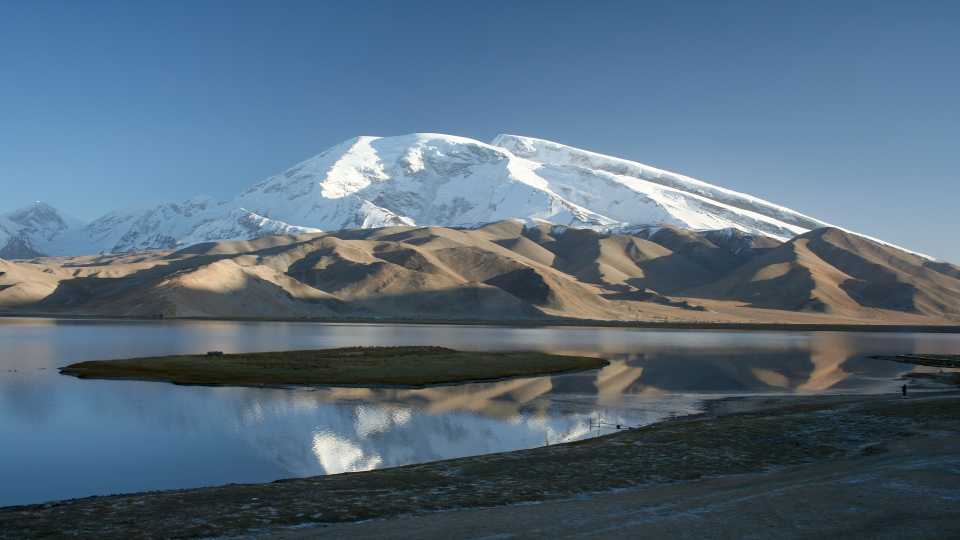
#> input picture dvpp_sample_input_data/dvpp_jpegd_decode_1920x1080.jpg, 1920 x 1080 px (shown at 1/2 size)
$ python img2bin.py --input ../dvpp_sample_input_data/dvpp_jpegd_decode_1920x1080.jpg --width 100 --height 100 --output_type out.png
#> lines starting #> are read from the running program, lines starting #| are printed output that depends on the picture
#> in process, input_img is the input picture: shape (1080, 1920, 3); mean B, G, R 125.4, 108, 86.8
# -*- coding: UTF-8 -*-
#
#   =======================================================================
#
# Copyright (C) 2018, Hisilicon Technologies Co., Ltd. All Rights Reserved.
#
# Redistribution and use in source and binary forms, with or without
# modification, are permitted provided that the following conditions are met:
#
#   1 Redistributions of source code must retain the above copyright notice,
#     this list of conditions and the following disclaimer.
#
#   2 Redistributions in binary form must reproduce the above copyright notice,
#     this list of conditions and the following disclaimer in the documentation
#     and/or other materials provided with the distribution.
#
#   3 Neither the names of the copyright holders nor the names of the
#   contributors may be used to endorse or promote products derived from this
#   software without specific prior written permission.
#
# THIS SOFTWARE IS PROVIDED BY THE COPYRIGHT HOLDERS AND CONTRIBUTORS "AS IS"
# AND ANY EXPRESS OR IMPLIED WARRANTIES, INCLUDING, BUT NOT LIMITED TO, THE
# IMPLIED WARRANTIES OF MERCHANTABILITY AND FITNESS FOR A PARTICULAR PURPOSE
# ARE DISCLAIMED. IN NO EVENT SHALL THE COPYRIGHT HOLDER OR CONTRIBUTORS BE
# LIABLE FOR ANY DIRECT, INDIRECT, INCIDENTAL, SPECIAL, EXEMPLARY, OR
# CONSEQUENTIAL DAMAGES (INCLUDING, BUT NOT LIMITED TO, PROCUREMENT OF
# SUBSTITUTE GOODS OR SERVICES; LOSS OF USE, DATA, OR PROFITS; OR BUSINESS
# INTERRUPTION) HOWEVER CAUSED AND ON ANY THEORY OF LIABILITY, WHETHER IN
# CONTRACT, STRICT LIABILITY, OR TORT (INCLUDING NEGLIGENCE OR OTHERWISE)
# ARISING IN ANY WAY OUT OF THE USE OF THIS SOFTWARE, EVEN IF ADVISED OF THE
# POSSIBILITY OF SUCH DAMAGE.
#   =======================================================================
from __future__ import print_function
import argparse
import os
import sys
import json
# import getpass

IMG_EXT = ['.jpg', '.JPG', '.png', '.PNG', '.bmp', '.BMP', '.jpeg', '.JPEG']

try:
    import cv2 as cv
except ImportError:
    if sys.version_info.major == 2:
        confirm = raw_input("[info] Begin to install opencv-python, input[Y/N]:")
    else:
        confirm = input("[info] Begin to install opencv-python, input[Y/N]:")

    if confirm == 'Y' or confirm == 'y':
        print('[info] Starting to install opencv-python...')
        if sys.version_info.major == 2:
            import commands
            retu, output = commands.getstatusoutput("sudo yum install -y opencv-python")
            if retu != 0:
                retu, output = commands.getstatusoutput("sudo apt-get install -y python-opencv")
                if retu != 0:
                    print('[ERROR] install opencv-python failed,please check env.')
                    exit(0)
        else:
            retu = os.system('sudo python3 -m pip install opencv-python')
            if retu != 0:
                print('[ERROR] install opencv-python failed,please check env.')
                exit(0)

        import cv2 as cv
    else:
        print("[info] The installation has been cancled.")
        exit(0)

try:
    import numpy as np
except ImportError:
    if sys.version_info.major == 2:
        os.system('pip2 install numpy')
    else:
        os.system('python3 -m pip install numpy')
    import numpy as np

def get_args():
    parser = argparse.ArgumentParser(
        conflict_handler='resolve',
        description='''eg1: python2 img2bin.py
         -i ./images -w 416 -h 416 -f BGR -a NHWC -t uint8 -m [104,117,123] -c [1,1,1] -o ./out
         eg2: python2 img2bin.py -i ./test.txt -t uint8 -o ./out''')
    parser.add_argument('-i', '--input', required=True, type=str, \
        help='folder of input image or file of other input.')
    parser.add_argument('-w', '--width', required=True, type=int, \
        help='resized image width before inference.')
    parser.add_argument('-h', '--height', required=True, type=int, \
        help='resized image height before inference.')
    parser.add_argument('-f', '--output_image_format', default='BGR', type=str, \
        help='output image format in (BGR/RGB/YUV/GRAY).')
    parser.add_argument('-a', '--output_format', default='NCHW', type=str, \
        help='output format in (NCHW/NHWC).')
    parser.add_argument('-t', '--output_type', required=True, type=str, \
        help='output type in (float32/uint8/int32/uint32).')
    parser.add_argument('-m', '--mean', default='[0, 0, 0]', \
        help='reduce mean for each channel.')
    parser.add_argument('-c', '--coefficient', default='[1, 1, 1]', \
        help='multiplying coefficients for each channel.')
    parser.add_argument('-o', '--output', default='./', \
        help='output path.')
    return parser.parse_args()


def eprint(*args, **kwargs):
    """print error message to stderr
    """
    print(*args, file=sys.stderr, **kwargs)


def check_args(args):
    """
    check console parameters according to restrictions.
    return: True or False
    """
    check_flag = True
    is_dir = True
    if os.path.isdir(args.input):
        if not os.listdir(args.input):
            eprint('[ERROR] input image path=%r is empty.' % args.input)
            check_flag = False
    elif os.path.isfile(args.input):
        is_dir = False
    else:
        eprint('[ERROR] input path=%r does not exist.' % args.input)
        check_flag = False
    if args.output_image_format not in ('BGR','RGB', 'YUV', 'GRAY'):
        eprint("[ERROR] Convert to %d is not support." % (args.output_image_format))
        check_flag = False
    if args.height <= 0 or args.width <= 0:
        eprint("[ERROR] image height or image width must be greater than 0.")
        check_flag = False
    elif args.output_image_format == 'YUV':
        if args.width % 2 == 1 or args.height % 2 == 1:
            eprint("[ERROR] when the output color format is YUV, the width and height of the picture must be even.")
            check_flag = False
    return check_flag, is_dir


def convert_img_2_yuv(input_img):
    input_img_height = input_img.shape[0]
    input_img_width = input_img.shape[1]
    bgr2y_list = np.array([29, 150, 77])
    bgr2y_data = input_img.reshape(input_img_height * input_img_width, 3)
    y_data = np.dot(bgr2y_data, bgr2y_list) >> 8
    bgr2u_list = np.array([131, -87, -44])
    bgr2v_list = np.array([-21, -110, 131])
    bgr2uv_matrix = np.transpose(np.append(bgr2u_list, bgr2v_list).reshape((2, 3)))
    bgr2uv_data = input_img[0::2, 0::2, :].reshape((input_img_height // 2 * input_img_width // 2, 3))
    yuv_base_data = np.dot(bgr2uv_data, bgr2uv_matrix) >> 8
    u_data = yuv_base_data[:,0] + 128
    v_data = yuv_base_data[:,1] + 128
    u_v_data = np.transpose(np.append(u_data.flatten(), v_data.flatten()).reshape((2, input_img_height //2 * input_img_width // 2)))
    nv12_data = np.append(y_data.flatten(), u_v_data.flatten()).reshape((input_img_height // 2 * 3, input_img_width)).astype(np.uint8)
    return nv12_data


def convert_img(args, input_img):
    if args.output_image_format == 'BGR':
        converted_input_img = input_img
    elif args.output_image_format == 'RGB':
        converted_input_img = cv.cvtColor(input_img, cv.COLOR_BGR2RGB)
    elif args.output_image_format == 'YUV':
        converted_input_img = convert_img_2_yuv(input_img)
    elif args.output_image_format == 'GRAY':
        converted_input_img = cv.cvtColor(input_img, cv.COLOR_BGR2GRAY)
    return converted_input_img


def resize_img(args, input_img):
    old_size = input_img.shape[0:2]
#> old_size = (1080, 1920)
    target_size = [args.height, args.width]
    ratio = min(float(target_size[i]) / (old_size[i]) for i in range(len(old_size)))
#> ratio = 0.0521
    new_size = tuple([int(i*ratio) for i in old_size])
#> new_size = (56, 100)
    img_new = cv.resize(input_img,(new_size[1], new_size[0]))
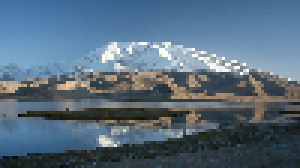
#> img_new: shape (56, 100, 3) (shown 3 times larger); mean B, G, R 125.4, 108, 86.9
    pad_w = target_size[1] - new_size[1]
#> pad_w = 0
    pad_h = target_size[0] - new_size[0]
#> pad_h = 44
    top, bottom = pad_h // 2, pad_h - (pad_h // 2)
#> top = 22; bottom = 22
    left, right = pad_w // 2, pad_w - (pad_w // 2)
#> left = 0; right = 0
    resized_img = cv.copyMakeBorder(img_new, top, bottom, left, right, cv.BORDER_CONSTANT, None,(0, 0, 0))
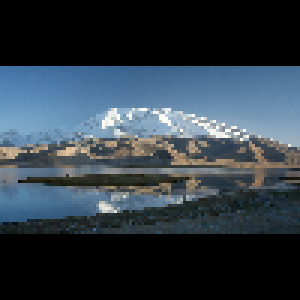
#> resized_img: shape (100, 100, 3) (shown 3 times larger); mean B, G, R 70.2, 60.5, 48.7
    return resized_img


def change_type(args, input_img):
    if args.output_type == 'float32':
        change_type_img = input_img.astype(np.float32)
    elif args.output_type == 'int32':
        change_type_img = input_img.astype(np.int32)
    elif args.output_type == 'uint32':
        change_type_img = input_img.astype(np.uint32)
    else:
        change_type_img = input_img.astype(np.uint8)
    return change_type_img


def mean(args, input_img):
    if isinstance (args.mean, str):
        args.mean = json.loads(args.mean)
    input_img = input_img.astype(np.float32)
#> input_img: shape (100, 100, 3) float32
    if args.output_image_format == 'GRAY':
        input_img[:, :] -= args.mean[0]
    elif args.output_image_format in ('BGR', 'RGB'):
        input_img[:, :, 0] -= args.mean[0]
        input_img[:, :, 1] -= args.mean[1]
        input_img[:, :, 2] -= args.mean[2]
    return input_img


def coefficient(args, input_img):
    """
    Normalize the input image
    """
    if isinstance(args.coefficient, str):
        args.coefficient = json.loads(args.coefficient)
    input_img = input_img.astype(np.float32)
    if args.output_image_format == 'GRAY':
        input_img[:, :] *= args.coefficient[0]
    elif args.output_image_format in ('BGR', 'RGB'):
        input_img[:, :, 0] *= args.coefficient[0]
        input_img[:, :, 1] *= args.coefficient[1]
        input_img[:, :, 2] *= args.coefficient[2]
    return input_img


def change_format(args, input_img):
    if args.output_format == 'NCHW':
        if args.output_image_format in ('RGB', 'BGR'):
            change_format_img = input_img.transpose(2,0,1).copy()
            return change_format_img
    return input_img


def mkdir_output(args):
    if not os.path.exists(args.output):
        os.makedirs(args.output)
    return


def process(args, file_path):
    if file_path.endswith(".txt"):
        if sys.version_info.major == 2:
            import ConfigParser as configparser
        else:
            import configparser

        config = configparser.ConfigParser()
        config.read(file_path)
        if sys.version_info.major == 2:
            input_node = json.loads(config.get('baseconf', 'input_node'))
            shape = json.loads(config.get('baseconf', 'shape'))
        else:
            input_node = json.loads(config['baseconf']['input_node'])
            shape = json.loads(config['baseconf']['shape'])
        input_node_np = np.array(input_node)
        change_type_img_info = change_type(args, input_node_np)
        img_info = np.reshape(change_type_img_info, shape)
        out_path = os.path.join(args.output, os.path.splitext(os.path.split(file_path)[1])[0] + ".bin")
        mkdir_output(args)
        img_info.tofile(out_path)
    else:
        input_img = cv.imread(file_path)
        resized_img1 = resize_img(args, input_img)
        converted_img = convert_img(args, resized_img1)
        if args.output_image_format == "YUV":
            change_format_img = converted_img
        else:
            mean_img = mean(args, converted_img)
            coefficient_img = coefficient(args, mean_img)
            change_type_img = change_type(args, coefficient_img)
            change_format_img = change_format(args, change_type_img)
        out_path = os.path.join(args.output, os.path.splitext(os.path.split(file_path)[1])[0] + ".bin")
        mkdir_output(args)
        change_format_img.tofile(out_path)


def main():
    """main function to receive params them change data to bin.
    """
    args = get_args()
    ret, is_dir = check_args(args)
    if ret:
        if is_dir:
            files_name = os.listdir(args.input)
            for file_name in files_name:
                if os.path.splitext(file_name)[1] in IMG_EXT:
                    file_path = os.path.join(args.input, file_name)
                    process(args, file_path)
            print("[info] bin file generated successfully.")
        else:
            if os.path.splitext(args.input)[1] in IMG_EXT or os.path.splitext(args.input)[1] == "txt":
                process(args, args.input)
                print("[info] bin file generated successfully.")
            else:
                eprint("[ERROR] input file must be image or end with '.txt'.")

if __name__ == '__main__':
    main()
